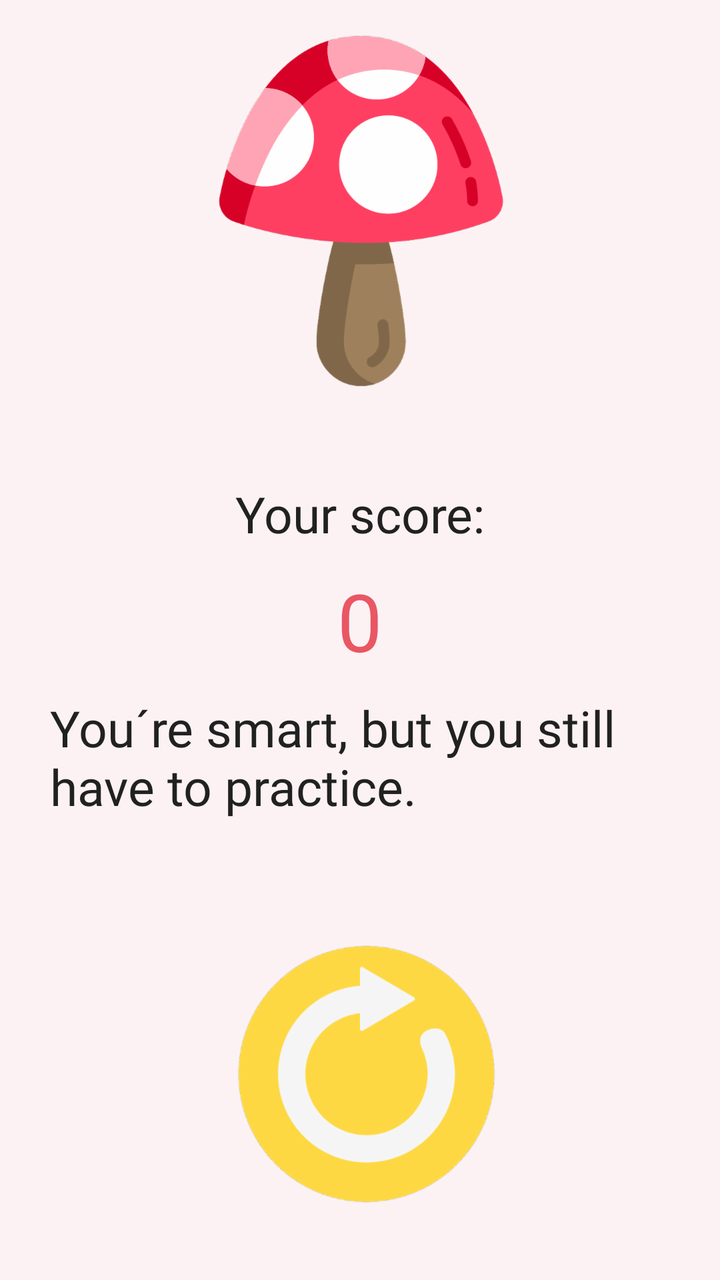
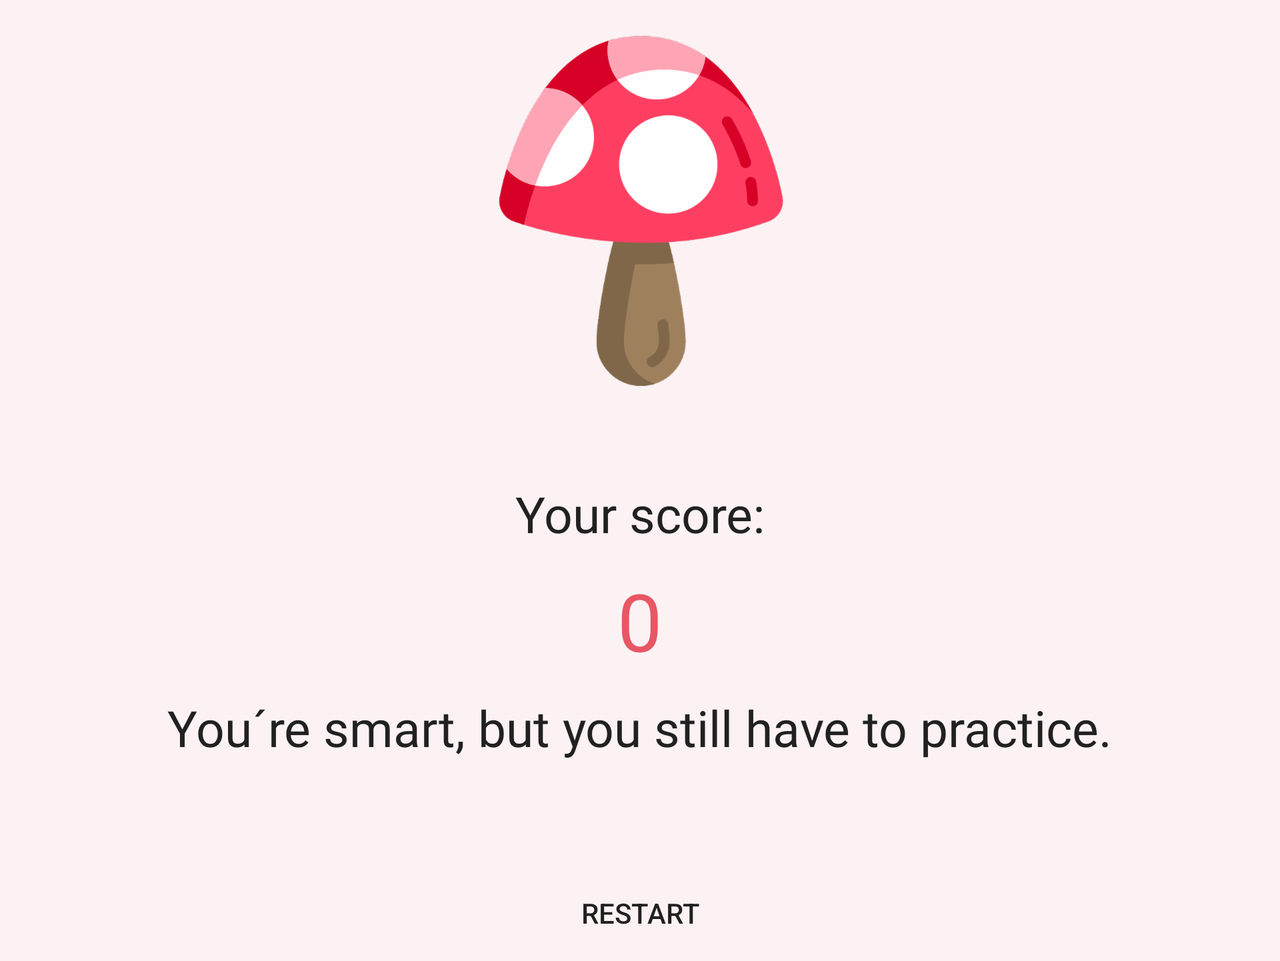

An Android layout and its configuration variant, each rendered on a device that would load it. The default file and the variant file are quoted in full after the pictures.
<!-- AndroidManifest.xml: application theme AppTheme -->
<!-- res/layout/score1.xml -->
<?xml version="1.0" encoding="utf-8"?>
<ScrollView
    xmlns:android="http://schemas.android.com/apk/res/android"
    android:layout_width="match_parent"
    android:layout_height="match_parent">

<RelativeLayout
    android:layout_width="match_parent"
    android:layout_height="match_parent">

    <ImageView
        android:id="@+id/scoreImage"
        android:layout_width="wrap_content"
        android:layout_height="wrap_content"
        android:layout_alignParentTop="true"
        android:layout_centerHorizontal="true"
        android:layout_marginTop="@dimen/image_margin"
        android:src="@drawable/mushroom" />

    <TextView
        android:id="@+id/score"
        style="@style/Text"
        android:layout_width="wrap_content"
        android:layout_height="wrap_content"
        android:layout_below="@+id/scoreImage"
        android:layout_centerHorizontal="true"
        android:layout_marginTop="@dimen/margin_top"
        android:fontFamily="@font/unkemptbold"
        android:text="@string/score" />

    <TextView
        android:id="@+id/scoreNumber"
        style="@style/Score"
        android:layout_width="wrap_content"
        android:layout_height="wrap_content"
        android:layout_below="@+id/score"
        android:layout_centerHorizontal="true"
        android:fontFamily="@font/unkemptbold"
        android:text="@string/score_number" />

    <TextView
        android:id="@+id/scoreText"
        style="@style/Text"
        android:layout_width="wrap_content"
        android:layout_height="wrap_content"
        android:layout_below="@+id/scoreNumber"
        android:layout_centerHorizontal="true"
        android:fontFamily="@font/unkemptbold"
        android:text="@string/score1" />

    <ImageButton
        android:id="@+id/restartButton"
        style="@style/Button"
        android:layout_width="wrap_content"
        android:layout_height="wrap_content"
        android:layout_below="@+id/scoreText"
        android:onClick="returnToStart"
        android:src="@drawable/replay" />

</RelativeLayout>
</ScrollView>
<!-- resources referenced by this layout -->
<resources>
  <dimen name="image_margin">10dp</dimen>
  <dimen name="margin_top">30dp</dimen>
  <!-- drawable mushroom: png bitmap (drawable, 14644 bytes) -->
  <!-- drawable replay: png bitmap (drawable-hdpi, 13551 bytes) -->
  <string name="score">Your score: </string>
  <string name="score1">You´re smart, but you still have to practice.</string>
  <string name="score_number">0</string>
  <style name="Button">
          <item name="android:background">@android:color/transparent</item>
          <item name="android:layout_gravity">center</item>
          <item name="android:layout_centerHorizontal">true</item>
          <item name="android:layout_marginTop">@dimen/marginTop</item>
      </style>
  <style name="Score">
          <item name="android:textColor">@color/colorAccent</item>
          <item name="android:textSize">40sp</item>
          <item name="android:layout_marginLeft">@dimen/margin_left</item>
          <item name="android:layout_marginRight">@dimen/text_margin</item>
          <item name="android:layout_marginBottom">@dimen/margin_bottom</item>
      </style>
  <style name="Text">
          <item name="android:textColor">@color/primary_text</item>
          <item name="android:textSize">25sp</item>
          <item name="android:layout_marginLeft">@dimen/margin_left</item>
          <item name="android:layout_marginRight">@dimen/text_margin</item>
          <item name="android:layout_marginBottom">@dimen/margin_bottom</item>
      </style>
  <style name="AppTheme" parent="Theme.AppCompat.Light.NoActionBar">
          
          <item name="colorPrimary">@color/colorPrimary</item>
          <item name="colorPrimaryDark">@color/colorPrimaryDark</item>
          <item name="colorAccent">@color/colorAccent</item>
          <item name="android:colorBackground">@color/color_background</item>
      </style>
  <dimen name="marginTop">42dp</dimen>
  <color name="colorAccent">#e95664</color>
  <dimen name="margin_left">30dp</dimen>
  <dimen name="text_margin">20dp</dimen>
  <dimen name="margin_bottom">10dp</dimen>
  <color name="primary_text">#212121</color>
  <color name="colorPrimary">#64ace4</color>
  <color name="colorPrimaryDark">#287db2</color>
  <color name="color_background">#fcf2f4</color>
</resources>
<!-- res/layout-land/score1.xml (the repository's variant of the layout above) -->
<!-- drawn on the phone turned sideways -->
<?xml version="1.0" encoding="utf-8"?>
<ScrollView
    xmlns:android="http://schemas.android.com/apk/res/android"
    android:layout_width="match_parent"
    android:layout_height="match_parent">

<RelativeLayout
    android:layout_width="match_parent"
    android:layout_height="match_parent">

    <ImageView
        android:id="@+id/scoreImage"
        android:layout_width="wrap_content"
        android:layout_height="wrap_content"
        android:layout_alignParentTop="true"
        android:layout_centerHorizontal="true"
        android:layout_marginTop="@dimen/image_margin"        android:src="@drawable/mushroom" />

    <TextView
        android:id="@+id/score"
        style="@style/Text"
        android:layout_width="wrap_content"
        android:layout_height="wrap_content"
        android:layout_below="@+id/scoreImage"
        android:layout_centerHorizontal="true"
        android:layout_marginTop="@dimen/margin_top"
        android:fontFamily="@font/unkemptbold"
        android:text="@string/score" />

    <TextView
        android:id="@+id/scoreNumber"
        style="@style/Score"
        android:layout_width="wrap_content"
        android:layout_height="wrap_content"
        android:layout_below="@+id/score"
        android:layout_centerHorizontal="true"
        android:fontFamily="@font/unkemptbold"
        android:text="@string/score_number" />

    <TextView
        android:id="@+id/scoreText"
        style="@style/Text"
        android:layout_width="wrap_content"
        android:layout_height="wrap_content"
        android:layout_below="@+id/scoreNumber"
        android:layout_centerHorizontal="true"
        android:fontFamily="@font/unkemptbold"
        android:text="@string/score1" />

    <Button
        android:id="@+id/restartButton"
        style="@style/Button"
        android:layout_width="wrap_content"
        android:layout_height="wrap_content"
        android:layout_below="@+id/scoreText"
        android:onClick="returnToStart"
        android:text="@string/restart" />

</RelativeLayout>
</ScrollView>
<!-- resources referenced by the variant -->
<!-- as the phone turned sideways resolves them -->
<resources>
  <dimen name="image_margin">10dp</dimen>
  <dimen name="margin_top">30dp</dimen>
  <!-- drawable mushroom: png bitmap (drawable, 14644 bytes) -->
  <string name="restart">Restart</string>
  <string name="score">Your score: </string>
  <string name="score1">You´re smart, but you still have to practice.</string>
  <string name="score_number">0</string>
  <style name="Button">
          <item name="android:background">@android:color/transparent</item>
          <item name="android:layout_gravity">center</item>
          <item name="android:layout_centerHorizontal">true</item>
          <item name="android:layout_marginTop">@dimen/marginTop</item>
      </style>
  <style name="Score">
          <item name="android:textColor">@color/colorAccent</item>
          <item name="android:textSize">40sp</item>
          <item name="android:layout_marginLeft">@dimen/margin_left</item>
          <item name="android:layout_marginRight">@dimen/text_margin</item>
          <item name="android:layout_marginBottom">@dimen/margin_bottom</item>
      </style>
  <style name="Text">
          <item name="android:textColor">@color/primary_text</item>
          <item name="android:textSize">25sp</item>
          <item name="android:layout_marginLeft">@dimen/margin_left</item>
          <item name="android:layout_marginRight">@dimen/text_margin</item>
          <item name="android:layout_marginBottom">@dimen/margin_bottom</item>
      </style>
  <style name="AppTheme" parent="Theme.AppCompat.Light.NoActionBar">
          
          <item name="colorPrimary">@color/colorPrimary</item>
          <item name="colorPrimaryDark">@color/colorPrimaryDark</item>
          <item name="colorAccent">@color/colorAccent</item>
          <item name="android:colorBackground">@color/color_background</item>
      </style>
  <dimen name="marginTop">42dp</dimen>
  <color name="colorAccent">#e95664</color>
  <dimen name="margin_left">30dp</dimen>
  <dimen name="text_margin">20dp</dimen>
  <dimen name="margin_bottom">10dp</dimen>
  <color name="primary_text">#212121</color>
  <color name="colorPrimary">#64ace4</color>
  <color name="colorPrimaryDark">#287db2</color>
  <color name="color_background">#fcf2f4</color>
</resources>
